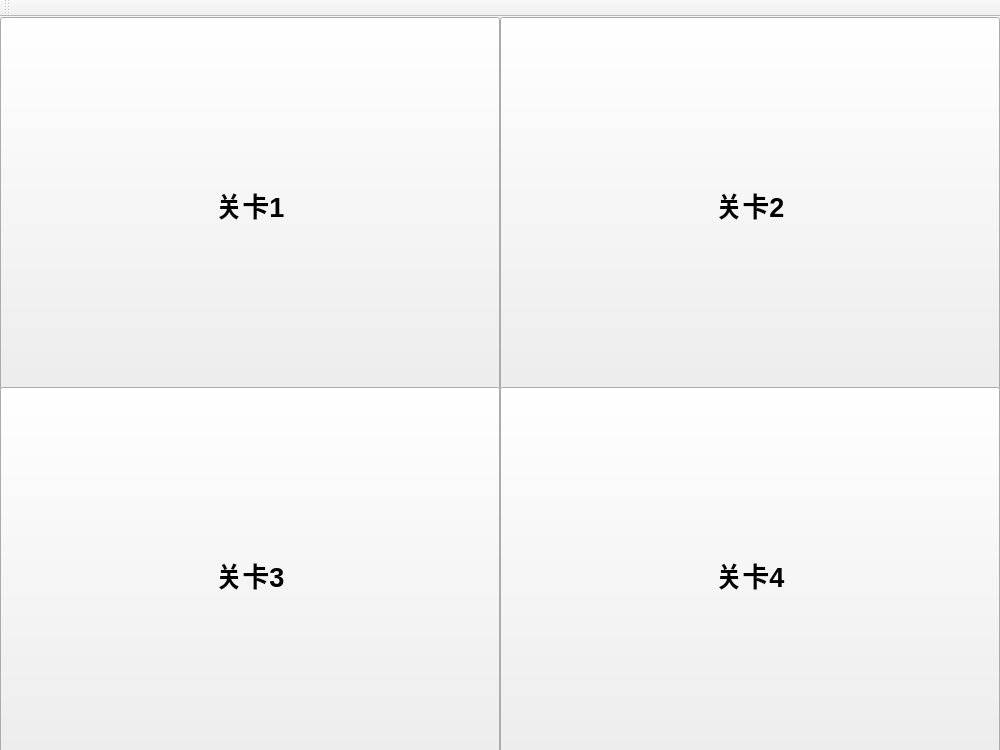
<?xml version="1.0" encoding="UTF-8"?>
<ui version="4.0">
 <class>puzzleClass</class>
 <widget class="QMainWindow" name="puzzleClass">
  <property name="geometry">
   <rect>
    <x>0</x>
    <y>0</y>
    <width>1000</width>
    <height>750</height>
   </rect>
  </property>
  <property name="windowTitle">
   <string>puzzle</string>
  </property>
  <widget class="QWidget" name="centralWidget">
   <widget class="QPushButton" name="level1">
    <property name="geometry">
     <rect>
      <x>0</x>
      <y>0</y>
      <width>500</width>
      <height>375</height>
     </rect>
    </property>
    <property name="font">
     <font>
      <pointsize>20</pointsize>
      <bold>true</bold>
     </font>
    </property>
    <property name="styleSheet">
     <string notr="true">border-image: url(:/new/prefix1/璃月概念组图/荻花州-2560x1440.jpg);</string>
    </property>
    <property name="text">
     <string>关卡1</string>
    </property>
   </widget>
   <widget class="QPushButton" name="level2">
    <property name="geometry">
     <rect>
      <x>500</x>
      <y>0</y>
      <width>500</width>
      <height>375</height>
     </rect>
    </property>
    <property name="font">
     <font>
      <pointsize>20</pointsize>
      <bold>true</bold>
     </font>
    </property>
    <property name="styleSheet">
     <string notr="true">
border-image: url(:/new/prefix1/璃月概念组图/渌华池-2560x1440.png);</string>
    </property>
    <property name="text">
     <string>关卡2</string>
    </property>
   </widget>
   <widget class="QPushButton" name="level3">
    <property name="geometry">
     <rect>
      <x>0</x>
      <y>370</y>
      <width>500</width>
      <height>375</height>
     </rect>
    </property>
    <property name="font">
     <font>
      <pointsize>20</pointsize>
      <bold>true</bold>
     </font>
    </property>
    <property name="styleSheet">
     <string notr="true">border-image: url(:/new/prefix1/璃月概念组图/群玉阁-2560x1440.png);</string>
    </property>
    <property name="text">
     <string>关卡3</string>
    </property>
   </widget>
   <widget class="QPushButton" name="level4">
    <property name="geometry">
     <rect>
      <x>500</x>
      <y>370</y>
      <width>500</width>
      <height>375</height>
     </rect>
    </property>
    <property name="font">
     <font>
      <pointsize>20</pointsize>
      <bold>true</bold>
     </font>
    </property>
    <property name="styleSheet">
     <string notr="true">
border-image: url(:/new/prefix1/璃月概念组图/轻策山其一-2560x1440.png);</string>
    </property>
    <property name="text">
     <string>关卡4</string>
    </property>
   </widget>
  </widget>
  <widget class="QToolBar" name="mainToolBar">
   <attribute name="toolBarArea">
    <enum>TopToolBarArea</enum>
   </attribute>
   <attribute name="toolBarBreak">
    <bool>false</bool>
   </attribute>
  </widget>
 </widget>
 <layoutdefault spacing="6" margin="11"/>
 <resources>
  <include location="puzzle.qrc"/>
  <include location="Resource.qrc"/>
 </resources>
 <connections/>
</ui>
